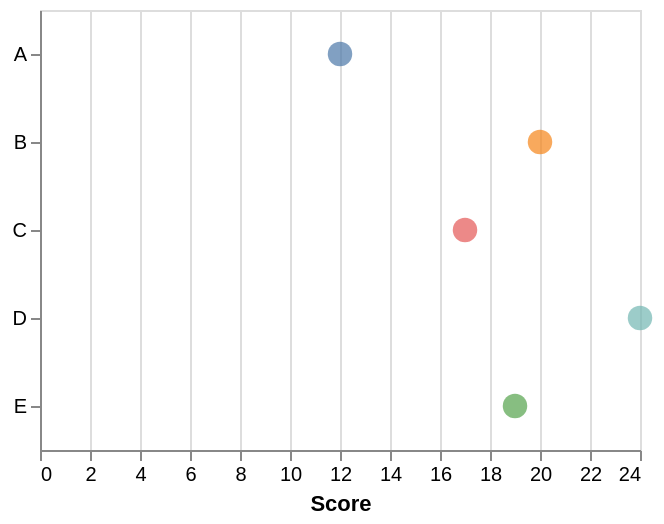

Source (Vega-Lite JSON):
### Vega-Lite specification from a JSON file in a GitHub repository (floating-point values rounded to 4 significant figures)
{"$schema": "https://vega.github.io/schema/vega-lite/v6.json", "width": "container", "height": 220, "data": {"values": [{"group": "A", "score": 12}, {"group": "B", "score": 20}, {"group": "C", "score": 17}, {"group": "D", "score": 24}, {"group": "E", "score": 19}]}, "mark": {"type": "point", "filled": true, "size": 150}, "encoding": {"x": {"field": "score", "type": "quantitative", "title": "Score"}, "y": {"field": "group", "type": "ordinal", "title": null}, "color": {"field": "group", "type": "nominal", "legend": null}, "tooltip": [{"field": "group", "type": "nominal"}, {"field": "score", "type": "quantitative"}]}}
